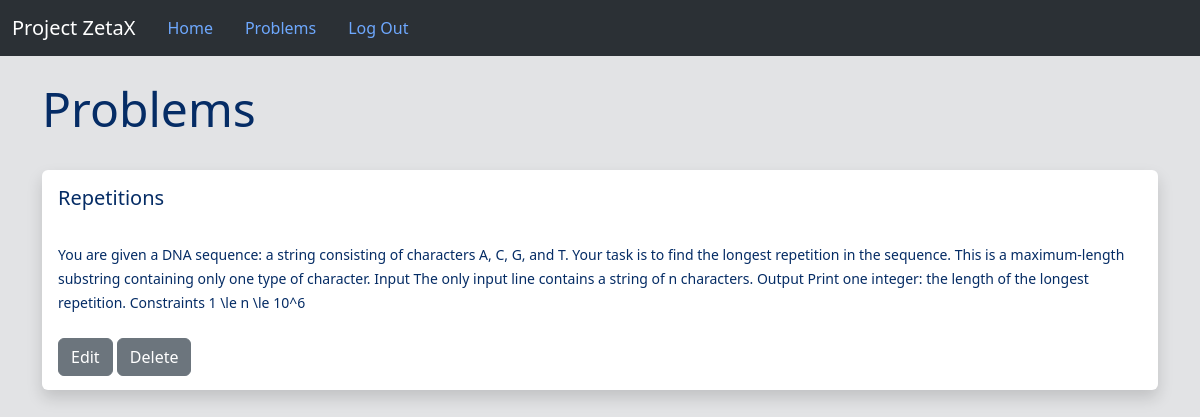
The page /show_judge_problems/1 (signed in) on the database as committed earlier.
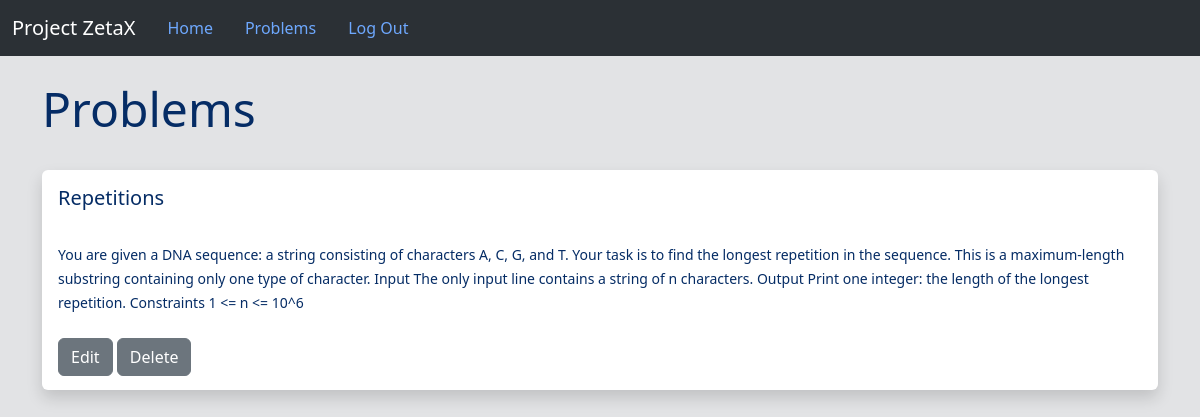
The same page on the database as committed later.
### Project/models.py (models this page shows, shortened)
class Problem(db.Model):
    __bind_key = 'problems'
    id = db.Column(db.Integer, primary_key=True)
    title = db.Column(db.String(100), nullable=False)
    description = db.Column(db.String(2000), nullable=False)
    sample_input = db.Column(db.String(100), nullable=False)
    sample_output = db.Column(db.String(100), nullable=False)
    exe_time = db.Column(db.Integer, nullable=False)
    exe_space = db.Column(db.Integer, nullable=False)
    judging_testcases = db.Column(db.String(1000000),nullable=False)
    exp_testcases_output = db.Column(db.String(1000000),nullable=False)
    user_id = db.Column(db.Integer, db.ForeignKey('user.id'))

### Project/routes.py (the view)
    def wrapped_function_judge(*args,**kwargs):
        if (current_user.is_authenticated) and (current_user.type != 'Judge'):
            flash("Please log in as Judge to access this page",'error')
            return redirect(url_for('home'))
        return inner_func(*args,**kwargs)

### Project/models.py (called while the page is built)
@login_manager.user_loader
def load_user(id):
    return User.query.get(int(id))

### Project/routes.py (called while the page is built)
def judge_required(inner_func):
    def wrapped_function_judge(*args,**kwargs):
        if (current_user.is_authenticated) and (current_user.type != 'Judge'):
            flash("Please log in as Judge to access this page",'error')
            return redirect(url_for('home'))
        return inner_func(*args,**kwargs)
    wrapped_function_judge.__name__ = inner_func.__name__
    return wrapped_function_judge

@app.route('/show_judge_problems/<int:id>',methods=['GET','POST'])
@login_required
@judge_required
def show_judge_problems(id):
    judge = User.query.get_or_404(id)
    return render_template('show_judge_problems.html',problems=judge.problems)

### Project/templates/show_judge_problems.html (shortened to what this page needs)
{% extends 'base.html' %}
{% block content %}
    <br/>
    <h1>Problems</h1>
    <br/>
    {% for problem in problems %}
        <div  class="shadow p-3 mb-5 bg-body rounded" style="max-height: 220px;">
            <h4>{{ problem.title }}</h4><br/>
            <small>{{ problem.description }}</small><br/><br/>
            <a href="/modify_problem/{{problem.id}}" class="btn btn-secondary">Edit</a>
            <a href="/delete_problem/{{problem.id}}" class="btn btn-secondary">Delete</a>
        </div>
    {% endfor %}
{% endblock %}

### Project/templates/base.html (shortened to what this page needs)
<!DOCTYPE html>
<html lang="en">
  <head>
    <link href="https://cdn.jsdelivr.net/npm/bootstrap@5.3.3/dist/css/bootstrap.min.css" rel="stylesheet">
    <link rel="stylesheet" href="{{ url_for('static',filename='CSS/editor-styles.css')}}">
    <link rel="stylesheet" href="{{ url_for('static',filename='CSS/style-home.css')}}">
  </head>
  <body class="bg-secondary-subtle text-primary-emphasis">
    {% include 'navbar.html' %}
    <div class="container">
        {% block content %}
        {% endblock %}
    </div>
  </body>
</html>

### Project/templates/navbar.html (shortened to what this page needs)
<link rel="stylesheet" href="{{ url_for('static',filename='/CSS/style-navbar.css')}}">
<nav class="navbar navbar-expand-lg bg-body-tertiary" data-bs-theme="dark">
  <div class="container-fluid">
    <a class="navbar-brand" href="#">Project ZetaX</a>
    <div class="collapse navbar-collapse" id="navbarSupportedContent">
      <ul class="nav nav-pills">
        <li class="nav-item">
          <a class="nav-link pill" href="{{ url_for('home')}}">Home</a>
        </li>
        {% if current_user.is_authenticated %}
            {% if current_user.type == 'Judge' %}
            <li class="nav-item">
              <a class="nav-link pill" href="/show_judge_problems/{{current_user.id}}">Problems</a>
            </li>
            {% endif %}
          <li class="nav-item">
            <a class="nav-link pill" href="{{ url_for('logout')}}">Log Out</a>
          </li>
        {% endif %}
      </ul>
    </div>
  </div>
</nav>

### Project/static/CSS/editor-styles.css (style rules this page uses)
:root { --editor-bg: #eee; --editor-border: #3f87a6; }
* { padding: 0; margin: 0; box-sizing: border-box; }
html, body { height: 100%; width: 100%; }

### Project/static/CSS/style-home.css (style rules this page uses)
h1 { font-size: 48px; }
h4 { font-size: 20px; }
a { font-size: 18px; color: #000000; }

Rows that differ between the two databases and show on the page:
changed Problem "Repetitions": description "…longest repetition. Constraints 1 \\le n \\le 10^6" → "…longest repetition. Constraints 1 <= n <= 10^6"
